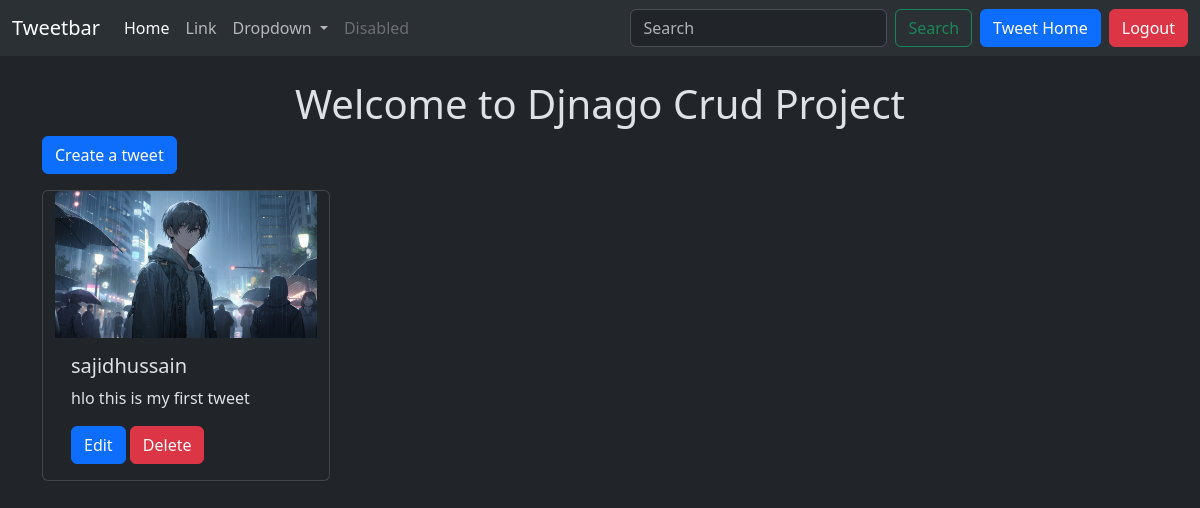
The page /tweet/ (signed in) on the database as committed earlier.
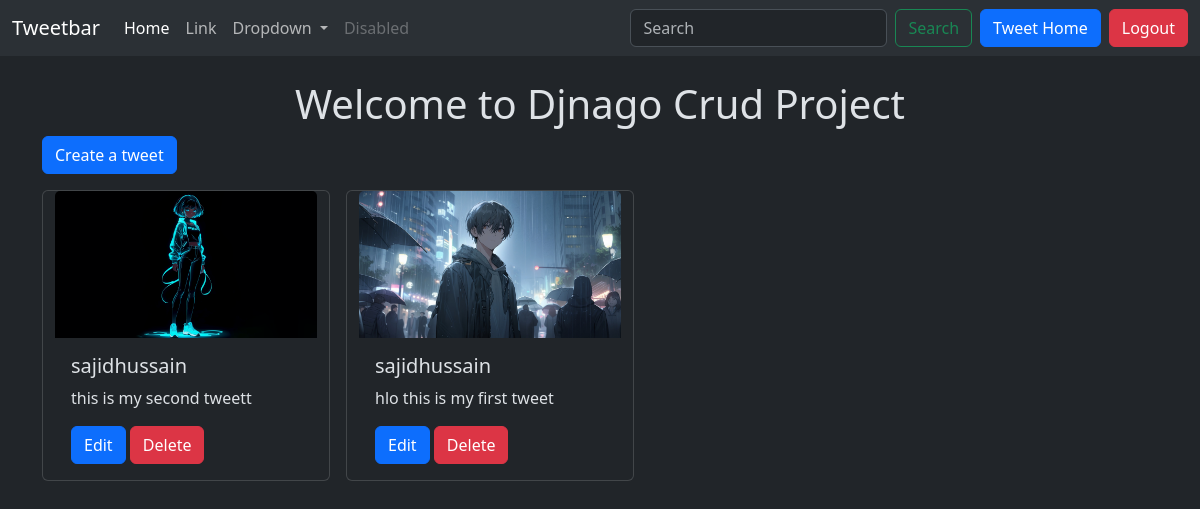
The same page on the database as committed later.
### tweet/models.py (models this page shows, shortened)
class Tweet(models.Model):
    user = models.ForeignKey(User,on_delete=models.CASCADE)
    text = models.TextField(max_length=240)
    photo = models.ImageField(upload_to='photos/', blank=True, null=True)
    create_at = models.DateTimeField(auto_now_add=True)
    updated_at = models.DateTimeField(auto_now=True)

### tweet/views.py (the view)
# urls.py: path('', views.tweet_list, name='tweet_list'),
def tweet_list(request):
    tweets =Tweet.objects.all().order_by('-create_at')
    return render(request, 'tweet_list.html' ,{'tweets':tweets})

### tweet/templates/tweet_list.html (shortened to what this page needs)
{% extends "layout.html" %}
{% block content %}
<h1 class ="text-center  mt-4">Welcome to Djnago Crud Project</h1>
<a class="btn btn-primary mb-3" href="{% url 'tweet_create' %}">Create a tweet</a>
<div class="container row gap-3">
    {% for tweet in tweets  %}
    <div class="card" style="width: 18rem;">
        <img src="{{tweet.photo.url}}" class="card-img-top" alt="...">
        <div class="card-body">
            <h5 class="card-title">{{tweet.user.username}}</h5>
            <p class="card-text">{{tweet.text}}</p>
            {% if tweet.user == user %}
            <a href="{% url 'tweet_edit' tweet.id %}" class="btn btn-primary">Edit</a>
            <a href="{% url 'tweet_delete' tweet.id %}" class="btn btn-danger">Delete</a>
            {% endif %}
        </div>
    </div>
    {% endfor %}
</div>
{% endblock %}

Rows that differ between the two databases and show on the page:
added Tweet: photo (picture), user.username "sajidhussain", text "this is my second tweett", shows "Edit"
